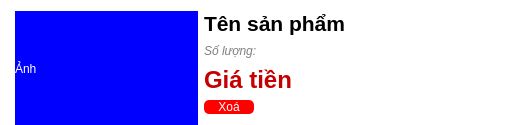
<?xml version="1.0" encoding="UTF-8"?>
<ui version="4.0">
 <class>Form</class>
 <widget class="QWidget" name="Form">
  <property name="geometry">
   <rect>
    <x>0</x>
    <y>0</y>
    <width>526</width>
    <height>125</height>
   </rect>
  </property>
  <property name="sizePolicy">
   <sizepolicy hsizetype="Fixed" vsizetype="Fixed">
    <horstretch>0</horstretch>
    <verstretch>0</verstretch>
   </sizepolicy>
  </property>
  <property name="minimumSize">
   <size>
    <width>526</width>
    <height>125</height>
   </size>
  </property>
  <property name="maximumSize">
   <size>
    <width>526</width>
    <height>141</height>
   </size>
  </property>
  <property name="windowTitle">
   <string>Form</string>
  </property>
  <property name="autoFillBackground">
   <bool>false</bool>
  </property>
  <property name="styleSheet">
   <string notr="true">background: #ffffff;</string>
  </property>
  <layout class="QHBoxLayout" name="horizontalLayout_2">
   <item>
    <layout class="QHBoxLayout" name="horizontalLayout">
     <item>
      <widget class="QLabel" name="item_image">
       <property name="minimumSize">
        <size>
         <width>183</width>
         <height>115</height>
        </size>
       </property>
       <property name="maximumSize">
        <size>
         <width>183</width>
         <height>115</height>
        </size>
       </property>
       <property name="styleSheet">
        <string notr="true">color: #ffffff;
text-align: center;
background:blue;</string>
       </property>
       <property name="text">
        <string>Ảnh</string>
       </property>
      </widget>
     </item>
     <item>
      <layout class="QVBoxLayout" name="verticalLayout">
       <item>
        <widget class="QLabel" name="item_name">
         <property name="styleSheet">
          <string notr="true">color: black;
font-size: 16pt;
font-weight: bold;</string>
         </property>
         <property name="text">
          <string>Tên sản phẩm</string>
         </property>
        </widget>
       </item>
       <item>
        <widget class="QLabel" name="item_quantity">
         <property name="minimumSize">
          <size>
           <width>307</width>
           <height>0</height>
          </size>
         </property>
         <property name="styleSheet">
          <string notr="true">color: gray;
font-style: italic;</string>
         </property>
         <property name="text">
          <string>Số lượng:</string>
         </property>
        </widget>
       </item>
       <item>
        <widget class="QLabel" name="item_price">
         <property name="enabled">
          <bool>true</bool>
         </property>
         <property name="maximumSize">
          <size>
           <width>16777215</width>
           <height>16777215</height>
          </size>
         </property>
         <property name="styleSheet">
          <string notr="true">color: rgb(198, 0, 0);
font-size: 18pt;
font-weight: bold;</string>
         </property>
         <property name="text">
          <string>Giá tiền</string>
         </property>
        </widget>
       </item>
       <item>
        <widget class="QPushButton" name="btn_delete">
         <property name="enabled">
          <bool>true</bool>
         </property>
         <property name="styleSheet">
          <string notr="true">background: red;
color: #ffffff;
min-width: 50px;
max-width: 50px;
border-radius: 5px;</string>
         </property>
         <property name="text">
          <string>Xoá</string>
         </property>
        </widget>
       </item>
      </layout>
     </item>
    </layout>
   </item>
  </layout>
 </widget>
 <resources/>
 <connections/>
</ui>
